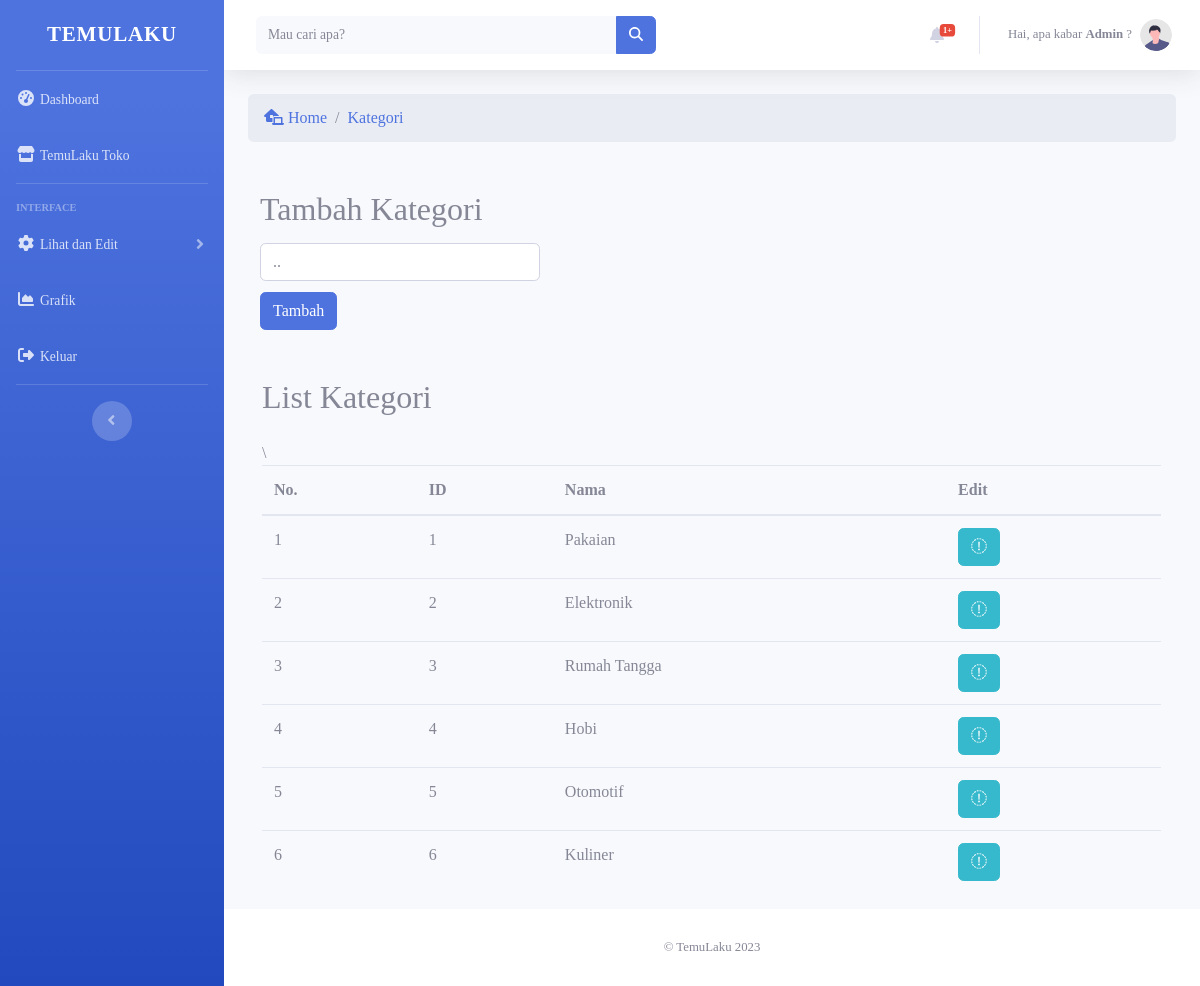
The page /kategori.php (signed in) on the database its author committed.
### tables this page shows
CREATE TABLE `kategori` (
  `id` int(11) NOT NULL,
  `nama` varchar(100) DEFAULT NULL
);

### kategori.php (the view, shortened to what this page needs)
<?php
    require "koneksi.php";
    $queryKategori = mysqli_query($con, "SELECT * FROM kategori");
?>
<!DOCTYPE html>
<html lang="en">
<head>
    <link href="vendor/fontawesome-free/css/all.min.css" rel="stylesheet" type="text/css">
    <link href="css/sb-admin-2.min.css" rel="stylesheet">
</head>
<body id="page-top">
    <div id="wrapper">
        <ul class="navbar-nav bg-gradient-primary sidebar sidebar-dark accordion" id="accordionSidebar">
            <a class="sidebar-brand d-flex align-items-center justify-content-center" href="index.html">
                <div class="sidebar-brand-text mx-3 font-logo">TemuLaku</div>
            </a>
            <hr class="sidebar-divider my-0">
            <li class="nav-item">
                <a class="nav-link" href="index.php">
                    <i class="fas fa-fw fa-tachometer-alt"></i>
                    <span>Dashboard</span></a>
                    <a class="nav-link" href="../../Tampilan utama/index-admin.php">
                    <i class="fas fa-fw fa-store"></i>
                    <span>TemuLaku Toko</span></a>
            </li>
            <hr class="sidebar-divider">
            <div class="sidebar-heading">
                Interface
            </div>
            <li class="nav-item">
                <a class="nav-link collapsed" href="#" data-toggle="collapse" data-target="#collapseTwo"
                    aria-expanded="true" aria-controls="collapseTwo">
                    <i class="fas fa-fw fa-cog"></i>
                    <span>Lihat dan Edit</span>
                </a>
            </li>
            <li class="nav-item">
                <a class="nav-link" href="index.php">
                    <i class="fas fa-fw fa-chart-area"></i>
                    <span>Grafik</span></a>
            </li>
            <li class="nav-item">
                <a class="nav-link" href="logout.php">
                    <i class="fas fa-fw fa-sign-out-alt"></i>
                    <span>Keluar</span></a>
            </li>
            <hr class="sidebar-divider d-none d-md-block">
            <div class="text-center d-none d-md-inline">
                <button class="rounded-circle border-0" id="sidebarToggle"></button>
            </div>
        </ul>
        <div id="content-wrapper" class="d-flex flex-column">
            <div id="content">
                <nav class="navbar navbar-expand navbar-light bg-white topbar mb-4 static-top shadow">
                    <form
                        class="d-none d-sm-inline-block form-inline mr-auto ml-md-3 my-2 my-md-0 mw-100 navbar-search">
                        <div class="input-group">
                            <input type="text" class="form-control bg-light border-0 small" placeholder="Mau cari apa?"
                                aria-label="Search" aria-describedby="basic-addon2">
                            <div class="input-group-append">
                                <button class="btn btn-primary" type="button">
                                    <i class="fas fa-search fa-sm"></i>
                                </button>
                            </div>
                        </div>
                    </form>
                    <ul class="navbar-nav ml-auto">
                          <li class="nav-item dropdown no-arrow mx-1">
                            <a class="nav-link dropdown-toggle" href="#" id="alertsDropdown" role="button"
                                data-toggle="dropdown" aria-haspopup="true" aria-expanded="false">
                                <i class="fas fa-bell fa-fw"></i>
                                <span class="badge badge-danger badge-counter">1+</span>
                            </a>
                        </li>
                        <li class="nav-item dropdown no-arrow">
                            <a class="nav-link dropdown-toggle" href="#" id="userDropdown" role="button"
                                data-toggle="dropdown" aria-haspopup="true" aria-expanded="false">
                                <span class="mr-2 d-none d-lg-inline text-gray-600 small">Hai, apa kabar <strong><?php echo $_SESSION['username']; ?></strong> ? </span>
                                <img class="img-profile rounded-circle"
                                    src="img/undraw_profile.svg">
                            </a>
                        </li>
                    </ul>
                </nav>
                <div class="container-fluid">
                        <nav aria-label="breadcrumb ll">
                            <ol class="breadcrumb ll">
                                <li class="breadcrumb-item active ll" aria-current="page">
                                    <a href="index.php" class="no-decoration ll">
                                    <i class="fa-solid fa-house-laptop kanan"> </i> Home</a>
                                </li>
                                <li class="breadcrumb-item ll" aria-current="page">
                                <a href="kategori.php" class="no-decoration ll">
                                 Kategori
                                </a>
                                </li>
                            </ol>
                        </nav>
                        <div class="my-5 col-md-6">
                            <h2>Tambah Kategori</h2>
                            <form action="" method="post">
                                <div>
                                    <input type="text" id="kategori" name="kategori" placeholder=".." class="form-control input">
                                </div>
                                <div>
                                    <button class="btn btn-primary mt-3" type="submit" name="simpan_kategori">Tambah</button>
                                </div>
                            </form>
                        </div>
                        <div class="mt-3 margin-kiri">
                            <h2>List Kategori</h2>
                            <div class="table-responsive mt-4 ll">
                                <table class="table kk ll">
                                    <thead>
                                        <tr>
                                            <th>No.</th>
                                            <th>ID</th>
                                            <th>Nama</th>\
                                            <th>Edit</th>
                                        </tr>
                                    </thead>
                                    <tbody>
                                        <?php
                                            $jumlah = 1;
                                            while($data=mysqli_fetch_array($queryKategori)){
                                        ?>
                                                <tr>
                                                    <td><?php echo $jumlah;?></td>
                                                    <td><?php echo $data['id'];?></td>
                                                    <td><?php echo $data['nama'];?></td>
                                                    <td>
                                                        <a href="kategori-detail.php?action=<?php echo $data['id']; ?>" class="btn btn-info no-decoration">
                                                        <i class="fa-sharp fa-regular fa-pen-to-square"></i></a>
                                                    </td>
                                                </tr>
                                        <?php
                                                $jumlah++;
                                            }
                                        ?>
                                    </tbody>
                                </table>
                            </div>
                    </div>
                </div>
            </div>
            <footer class="sticky-footer bg-white">
                <div class="container my-auto">
                    <div class="copyright text-center my-auto">
                        <span>&copy; TemuLaku 2023</span>
                    </div>
                </div>
            </footer>
        </div>
    </div>
</body>
</html>

### kategori.php (style rules this page uses)
body { font-family: poppins; }
.margin-kiri { margin-left: 14px; margin-right: 15px; }
.input { width: 280px; margin-bottom: -5px; margin-top: 15px; }
.font-logo { font-family: calderious; font-size: 21px; }

### rows shown on the page
kategori: id "1", nama "Pakaian"
kategori: id "2", nama "Elektronik"
kategori: id "3", nama "Rumah Tangga"
kategori: id "4", nama "Hobi"
kategori: id "5", nama "Otomotif"
kategori: id "6", nama "Kuliner"

### other values the page prints
$_SESSION['username'] "Admin"
